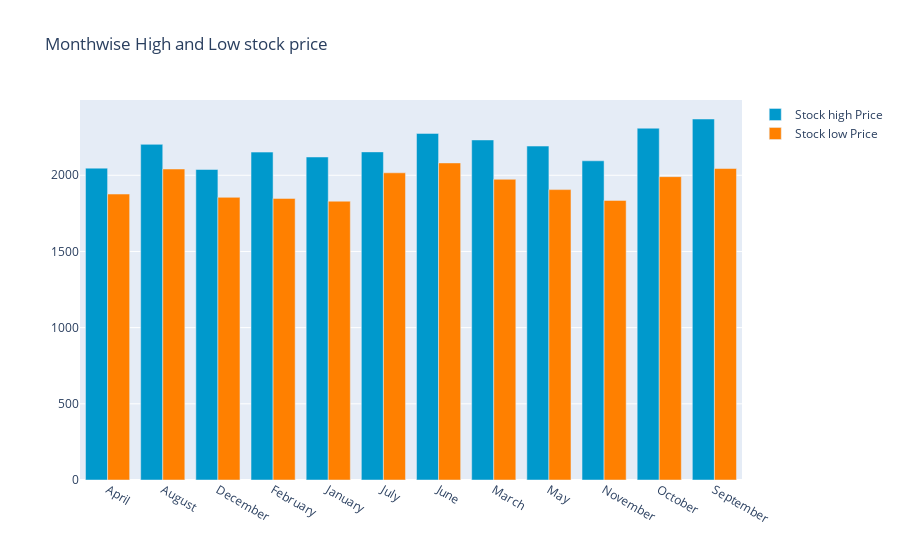

Notebook code for this chart:
### Code cell
fig = go.Figure()
fig.add_trace(go.Bar(
    x=monthvise_high.index,
    y=monthvise_high,
    name='Stock high Price',
    marker_color='rgb(0, 153, 204)'
))
fig.add_trace(go.Bar(
    x=monthvise_low.index,
    y=monthvise_low,
    name='Stock low Price',
    marker_color='rgb(255, 128, 0)'
))

fig.update_layout(barmode='group', 
                  title=' Monthwise High and Low stock price')
fig.show()

### Figure 1 — Plotly figure (JSON) as saved in the notebook; plotly's stock layout.template omitted (floating-point values rounded to 4 significant figures)
{"data": [{"marker": {"color": "rgb(0, 153, 204)"}, "name": "Stock high Price", "type": "bar", "x": ["April", "August", "December", "February", "January", "July", "June", "March", "May", "November", "October", "September"], "y": [2047.0, 2203, 2038, 2152, 2120, 2154.0, 2275.0, 2232.0, 2192.0, 2095, 2309, 2369.0]}, {"marker": {"color": "rgb(255, 128, 0)"}, "name": "Stock low Price", "type": "bar", "x": ["April", "August", "December", "February", "January", "July", "June", "March", "May", "November", "October", "September"], "y": [1877.0, 2041.0, 1855.0, 1848, 1830, 2016.0, 2081, 1974.0, 1906, 1835.0, 1991, 2044.0]}], "layout": {"barmode": "group", "title": {"text": " Monthwise High and Low stock price"}}}
